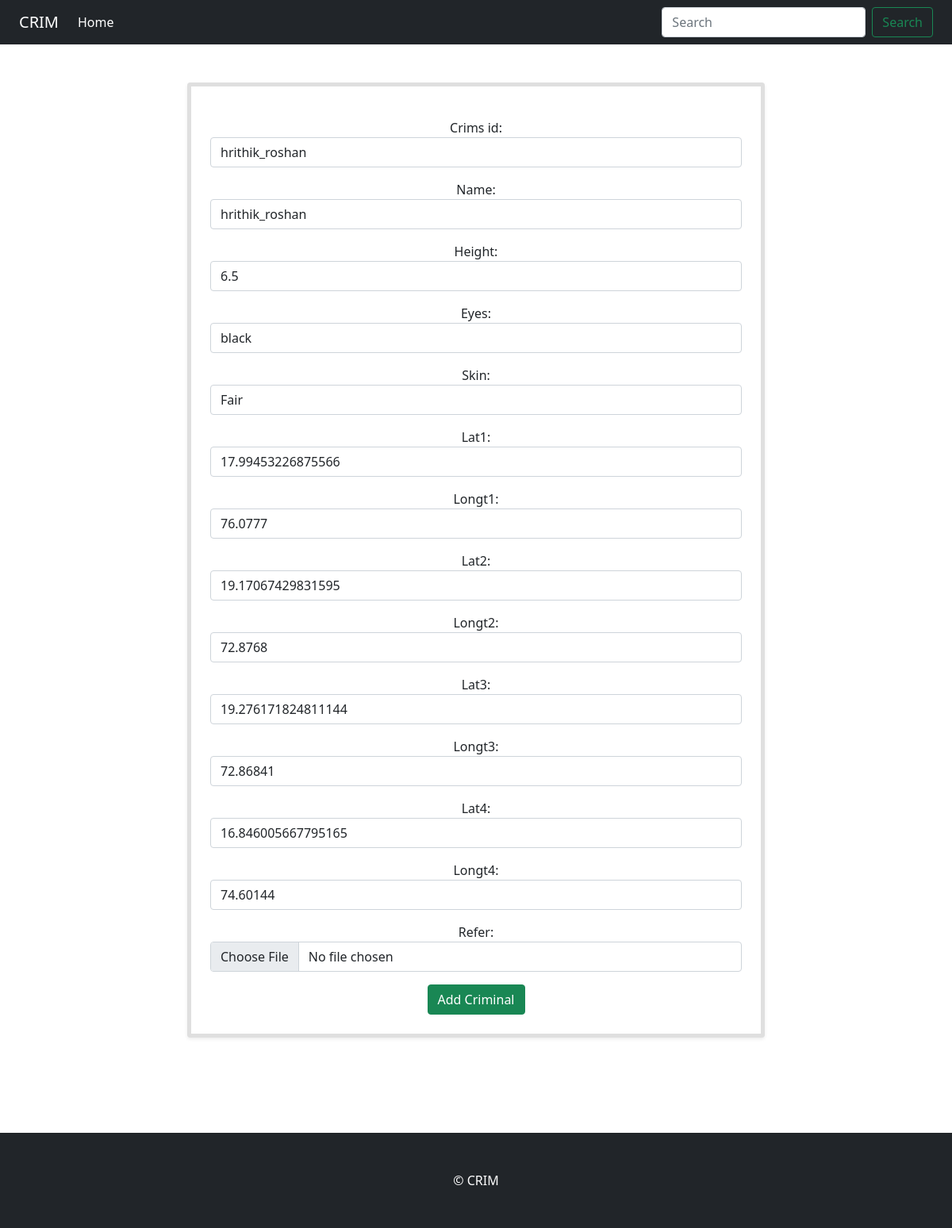
The app's page /update/hrithik_roshan/ with its own data.
### CRapp/models.py (models this page shows, shortened)
class crimModel(models.Model):
    crims_id=models.CharField(max_length=50,primary_key=True)
    name=models.CharField(max_length=50)
    height = models.FloatField(null=True, blank=True)
    eyes=models.CharField(max_length=20)
    skin=models.CharField(max_length=20)
    lat1=models.CharField(max_length=20)
    longt1=models.CharField(max_length=20)
    lat2=models.CharField(max_length=20)
    longt2=models.CharField(max_length=20)
    lat3=models.CharField(max_length=20)
    longt3=models.CharField(max_length=20)
    lat4=models.CharField(max_length=20)
    longt4=models.CharField(max_length=20)
    refer = models.ImageField(upload_to ='media/')

### CRapp/views.py (the view)
# urls.py: path('update/<id>/',views.updatedata,name="updatedata"),
def updatedata(request,id):
    if request.method=='POST':
        pi=crimModel.objects.get(crims_id=id)
        fm=crimReg(request.POST,request.FILES,instance=pi)
        if fm.is_valid():
            fm.save()
            messages.success(request, 'crim data re-updated successfully !')
    else:
        pi=crimModel.objects.get(crims_id=id)
        fm=crimReg(instance=pi)
    return render(request,'update_crim.html',{'formx':fm})

### CRapp/forms.py
class crimReg(forms.ModelForm):
    class Meta:
        model=crimModel
        fields= '__all__'
        widgets={
            'crims_id':forms.TextInput(attrs={'class':'form-control'}),
            'name':forms.TextInput(attrs={'class':'form-control'}),
            'height':forms.TextInput(attrs={'class':'form-control'}),
            'eyes':forms.TextInput(attrs={'class':'form-control'}),
            'skin':forms.TextInput(attrs={'class':'form-control'}),
            'lat1':forms.TextInput(attrs={'class':'form-control'}),
            'longt1':forms.TextInput(attrs={'class':'form-control'}),
            'lat2':forms.TextInput(attrs={'class':'form-control'}),
            'longt2':forms.TextInput(attrs={'class':'form-control'}),
            'lat3':forms.TextInput(attrs={'class':'form-control'}),
            'longt3':forms.TextInput(attrs={'class':'form-control'}),
            'lat4':forms.TextInput(attrs={'class':'form-control'}),
            'longt4':forms.TextInput(attrs={'class':'form-control'}),
            'refer':forms.FileInput(attrs={'class':'form-control'}),
        }

### templates/update_crim.html (shortened to what this page needs)
<!DOCTYPE html>
<html lang="en">
<head>
     <link href="https://cdn.jsdelivr.net/npm/bootstrap@5.2.3/dist/css/bootstrap.min.css" rel="stylesheet">
      <link href="https://cdn.jsdelivr.net/npm/bootstrap@5.0.0-beta1/dist/css/bootstrap.min.css" rel="stylesheet">
    <link href="https://cdn.jsdelivr.net/npm/bootstrap@5.0.1/dist/css/bootstrap.min.css" rel="stylesheet">
</head>
<body>
<nav class="navbar navbar-expand-lg navbar-dark bg-dark">
  <div class="container-fluid">
    <a class="navbar-brand" href="#">CRIM</a>
    <div class="collapse navbar-collapse" id="navbarSupportedContent">
      <ul class="navbar-nav me-auto mb-2 mb-lg-0">
        <li class="nav-item">
          <a class="nav-link active" aria-current="page" href="{% url 'home' %}">Home</a>
        </li>
      </ul>
      <form class="d-flex">
        <input class="form-control me-2" type="search" placeholder="Search" aria-label="Search">
        <button class="btn btn-outline-success" type="submit">Search</button>
      </form>
    </div>
  </div>
</nav>
<div class="container mt-5">
  <div class="row pb-5 mb-5" >
  <center>
    <div class="col-lg-8" >
      <div class="card rounded shadow-sm border-5">
        <div class="card-body p-4">
                <form method="POST"  enctype="multipart/form-data" action="">
                {{formx.as_p}}
                <input type="submit" class="btn btn-success" value="Add Criminal">
                </form>
        </div>
      </div>
    </div>
    </center>
    </div>
</div>
<br>
<footer class="py-5 bg-dark">
<div class="container">
  <p class="m-0 text-center text-white"> &copy; CRIM</p>
</div>
</footer>
</body>
</html>

### records on screen
crimModel: crims_id "hrithik_roshan", name "hrithik_roshan", height "6.5", eyes "black", skin "Fair", lat1 "17.99453226875566", longt1 "76.0777", lat2 "19.17067429831595", longt2 "72.8768", lat3 "19.276171824811144", longt3 "72.86841", lat4 "16.846005667795165", longt4 "74.60144"
